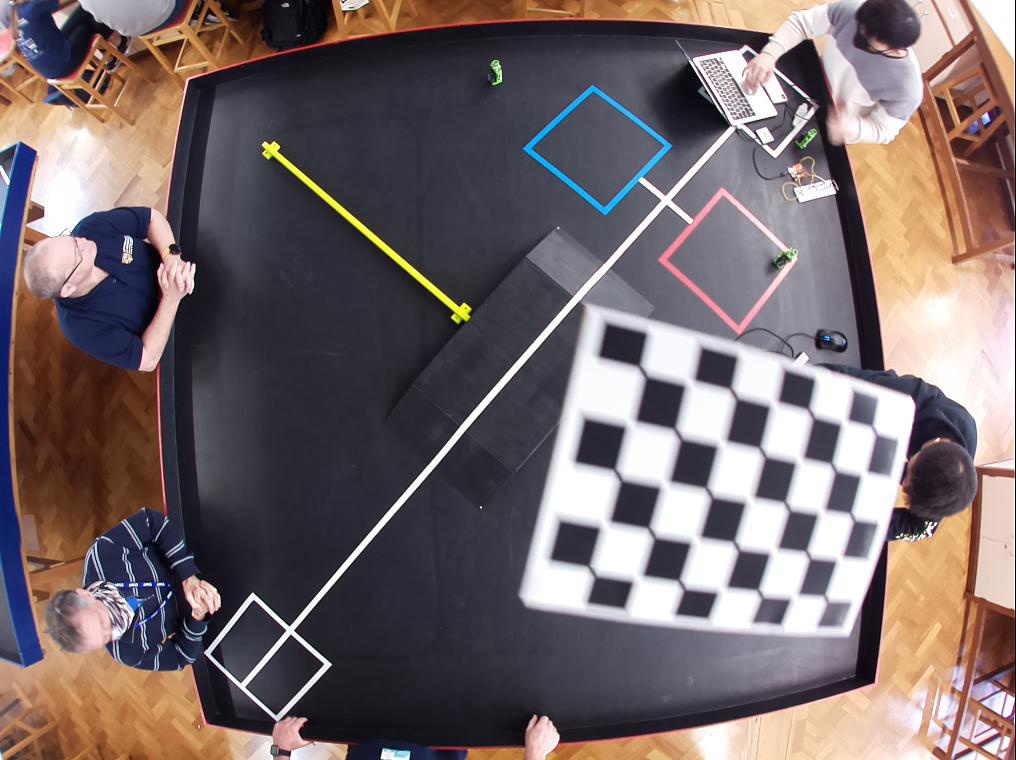
#> input picture camera/calibrate/frame1.jpg, 1016 x 760 px
$ python find_contours.py   (older library calls are emulated)
#> lines starting #> are read from the running program, lines starting #| are printed output that depends on the picture; after the words box and inside, x2 and y2 are one past the last pixel; in counts of white or black regions, pixels touching at a corner belong together; pictures that were not available may be replaced by others from this repository, and a replacement may not be noted
import cv2
import numpy as np
import keyboard
import glob

DIM=(1016, 760)
K=np.array([[617.0246864588934, 0.0, 498.84953870958276], [0.0, 620.5390466649645, 395.6528980159782], [0.0, 0.0, 1.0]])
D=np.array([[0.15842294486041952], [-0.8060115044560319], [1.463190158015197], [-0.9325973032567597]])

def undistort(img):
	h,w = img.shape[:2]
#> h = 760; w = 1016

	diml = img.shape[:2][::-1]
#> diml = (1016, 760)

	assert diml[0] / diml[1] == DIM[0] / DIM[1]

	dim2 = diml
#> dim2 = (1016, 760)

	dim3 = diml
#> dim3 = (1016, 760)

	scaled_K = K * diml[0] / DIM[0]
	scaled_K[2][2] = 1.0

	balance = 0.0

	new_K = cv2.fisheye.estimateNewCameraMatrixForUndistortRectify(scaled_K, D, dim2, np.eye(3), balance=balance)
	map1, map2 = cv2.fisheye.initUndistortRectifyMap(scaled_K, D, np.eye(3), new_K, dim3, cv2.CV_16SC2)
	undistorted_img = cv2.remap(img, map1, map2, interpolation=cv2.INTER_LINEAR, borderMode=cv2.BORDER_CONSTANT)
#> img is the input picture: shape (760, 1016, 3); mean B, G, R 105.6, 104.6, 117.4

	return undistorted_img

def isolateCenter(img):
	img = undistort(img)

	box = np.array([
            [[201,735]],
            [[178,76]],
            [[813,36]],
            [[878,705]]
        ])

	src_pts = box.astype("float32")

	width = (int)(((201-878)**2 + (735-705)**2)**0.5)
	height = (int)(((201-178)**2 + (735-76)**2)**0.5)

	dst_pts = np.array([[0, height-1],
                        [0, 0],
                        [width-1, 0],
                        [width-1, height-1]], dtype="float32")

	M = cv2.getPerspectiveTransform(src_pts, dst_pts)
	warped = cv2.warpPerspective(img, M, (width, height))

	return(warped)


def isInAllQuater(contour):
	#print(contour)
	Quarter = 0
	Truth = [False, False, False, False]

	for i in range(4):
		if contour[i][0][0] > 508:
			Quarter = 2
		else:
			Quarter = 0

		if contour[i][0][1] > 380:
			Quarter += 1
		Truth[Quarter] = True

	print(Truth)

	return True

	if Truth.__contains__(False):
		return False

	return True

def findContors(img):
	#img = undistort(img)
	img = isolateCenter(img)

	imgB = cv2.cvtColor(img,cv2.COLOR_BGR2GRAY)

	imgBlur = cv2.GaussianBlur(imgB , (3,3) , 0)

	imgEdge = cv2.Canny(image = imgBlur, threshold1=0, threshold2=255)
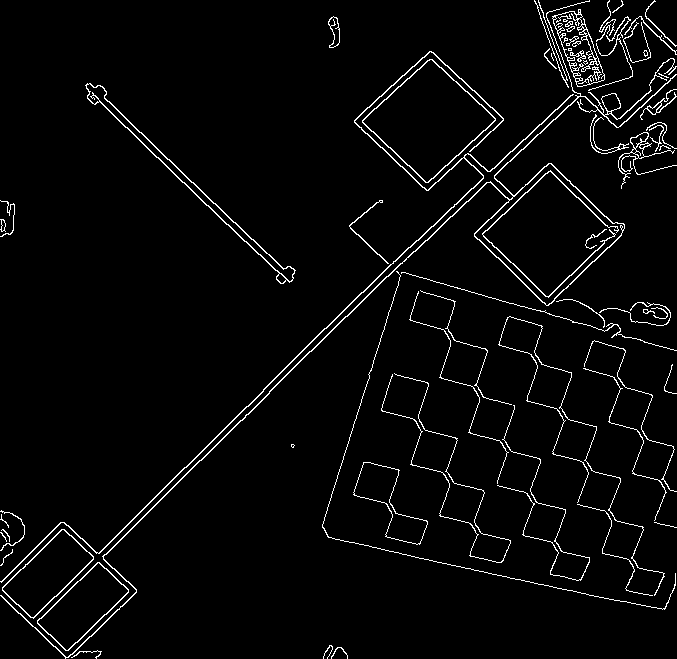
#> imgEdge: shape (659, 677); 3.3% white in thin lines or dots

	contours, heirachy = cv2.findContours(imgEdge,cv2.RETR_TREE,cv2.CHAIN_APPROX_NONE)
#> contours = 137 contours, 88 with area under 20; largest, box (x1, y1, x2, y2) and area: (0, 0, 677, 659) 11976, (474, 163, 625, 306) 10644, (362, 59, 496, 183) 8538, (362, 59, 496, 183) 8295, (2, 529, 94, 619) 3814

	polyContours = []

	max = 0
	cont = []

	for i in range(len(contours)):
		if heirachy[0][i][2] > max:
			max = heirachy[0][i][2]

		if heirachy[0][i][3] < 0:
			polyContours.append(contours[i])
#> this loop made 137 passes
#> after the loop, max = 133; polyContours = 56 contours, 28 with area under 20; largest, box (x1, y1, x2, y2) and area: (0, 0, 677, 659) 11976, (362, 59, 496, 183) 8538, (2, 529, 94, 619) 3814, (37, 562, 129, 651) 3752, (353, 462, 428, 545) 2224

	for i in range(len(contours)):
	 	M = cv2.moments(contours[i])
	 	if M['m00'] != 0.0:
	 		img = cv2.circle(img, (int(M['m10']/M['m00']),int(M['m01']/M['m00'])), radius=5, color=(0, 0, 255), thickness=-1)
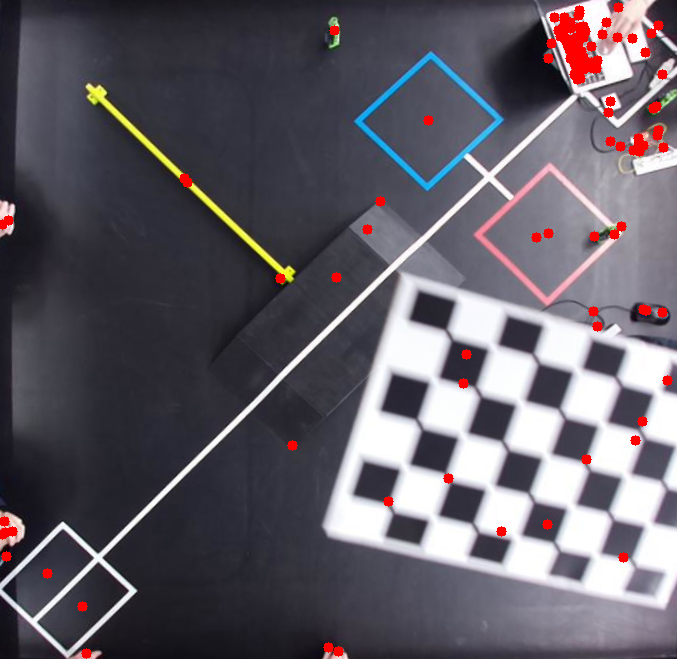
#> img: shape (659, 677, 3); mean B, G, R 101.5, 92.6, 97.9

	# [5 lines of commented-out code are left out]

	cv2.imshow("contour",cv2.drawContours(img, contours, -1 , (0,255,75), 2))
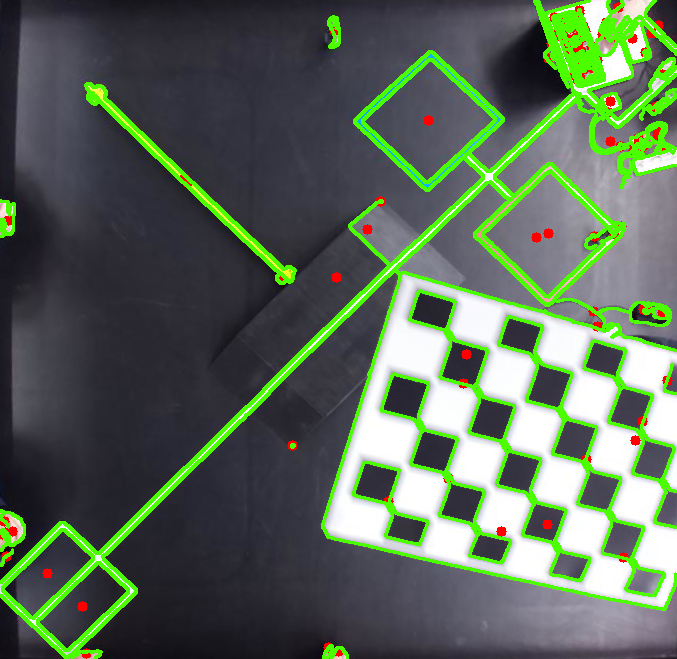
#> window 'contour': shape (659, 677, 3); mean B, G, R 87.5, 105.6, 89.6


images = glob.glob('D:/George/Documents/GitHub/IDP_M201/camera/calibrate/*.jpg')

for frame in images:
    findContors(cv2.imread(frame))
    cv2.waitKey(0)
#> pass 2 of the loop `for frame in images:`:
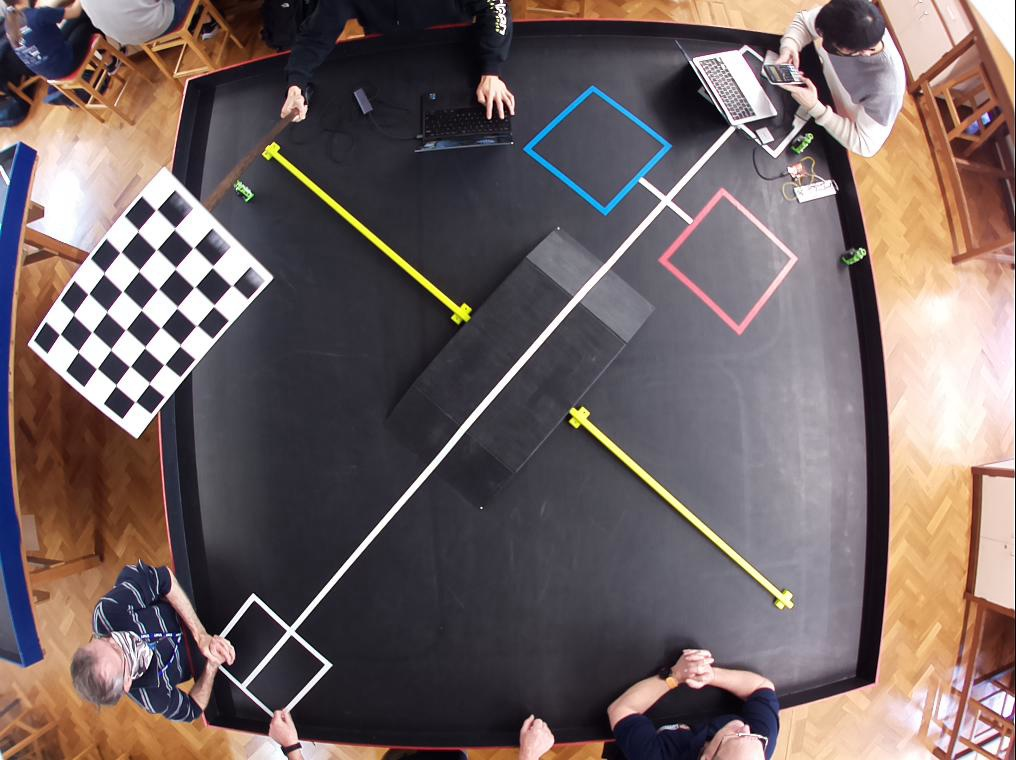
#> input picture camera/calibrate/frame10.jpg, 1016 x 760 px
#> in undistort, img is the input picture: shape (760, 1016, 3); mean B, G, R 98.6, 99.4, 113.3
#> in findContors (call 2), `imgEdge = cv2.Canny(image = imgBlur, threshold1=0, threshold2=255)`:
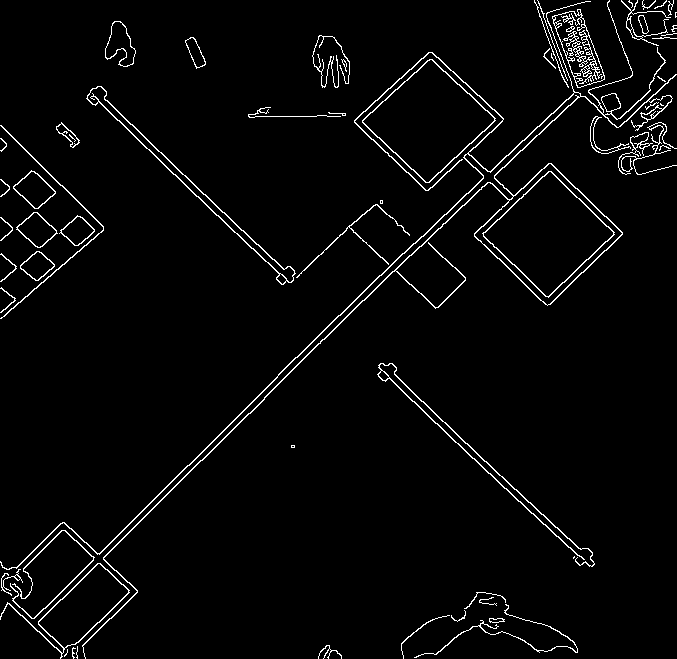
#> imgEdge: shape (659, 677); 3.1% white in thin lines or dots
#> contours = 140 contours, 84 with area under 20; largest, box (x1, y1, x2, y2) and area: (0, 0, 677, 659) 12942, (474, 163, 623, 306) 10592, (362, 59, 496, 183) 8539, (482, 171, 615, 298) 8521, (362, 59, 495, 183) 8297
#> the loop in findContors (call 2), `for i in range(len(contours)):` made 140 passes
#> after the loop in findContors (call 2), `for i in range(len(contours)):`: max = 134; polyContours = 60 contours, 31 with area under 20; largest, box (x1, y1, x2, y2) and area: (0, 0, 677, 659) 12942, (362, 59, 496, 183) 8539, (0, 563, 130, 659) 3764, (86, 86, 296, 285) 2170, (552, 9, 605, 88) 2168
#> in findContors (call 2), `cv2.imshow("contour",cv2.drawContours(img, contours, -1 , (0,255,75), ..`:
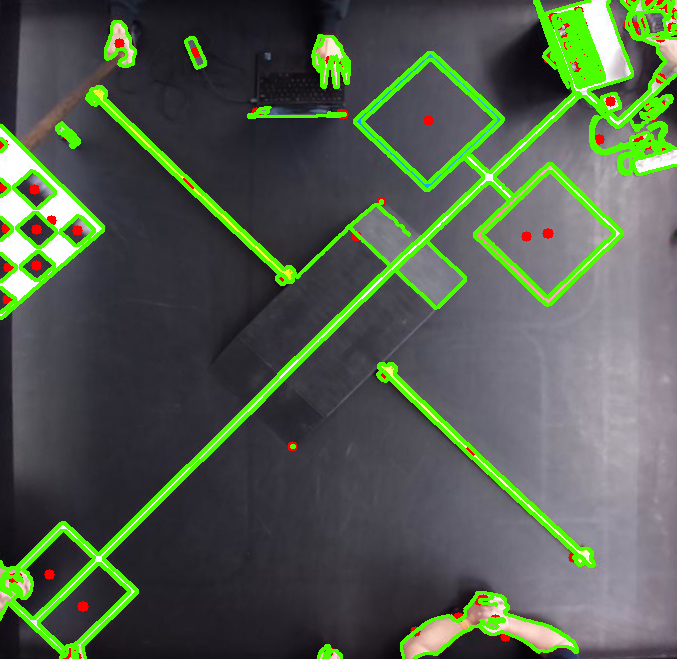
#> window 'contour': shape (659, 677, 3); mean B, G, R 78.2, 94.4, 82
#> pass 3 of the loop `for frame in images:`:
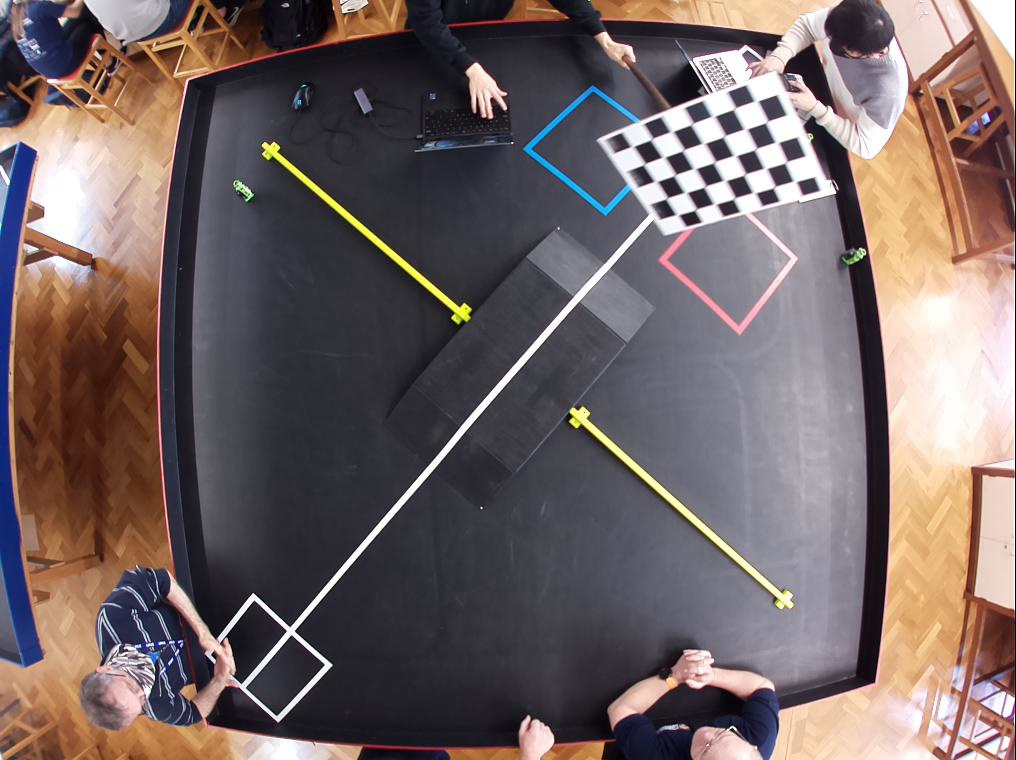
#> input picture camera/calibrate/frame11.jpg, 1016 x 760 px
#> in undistort, img is the input picture: shape (760, 1016, 3); mean B, G, R 100.3, 100.8, 114.6
#> in findContors (call 3), `imgEdge = cv2.Canny(image = imgBlur, threshold1=0, threshold2=255)`:
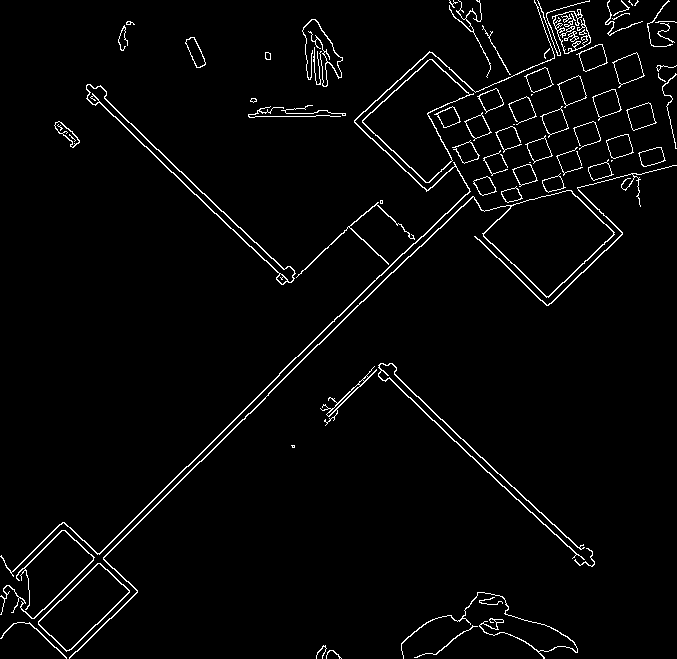
#> imgEdge: shape (659, 677); 2.8% white in thin lines or dots
#> contours = 142 contours, 69 with area under 20; largest, box (x1, y1, x2, y2) and area: (69, 190, 615, 659) 8284, (483, 190, 614, 297) 7632, (362, 59, 474, 183) 6202, (362, 59, 470, 183) 5994, (38, 563, 130, 652) 3746
#> the loop in findContors (call 3), `for i in range(len(contours)):` made 142 passes
#> after the loop in findContors (call 3), `for i in range(len(contours)):`: max = 124; polyContours = 81 contours, 38 with area under 20; largest, box (x1, y1, x2, y2) and area: (69, 190, 615, 659) 8284, (362, 59, 474, 183) 6202, (38, 563, 130, 652) 3746, (86, 84, 296, 285) 2210, (0, 0, 555, 577) 677
#> in findContors (call 3), `cv2.imshow("contour",cv2.drawContours(img, contours, -1 , (0,255,75), ..`:
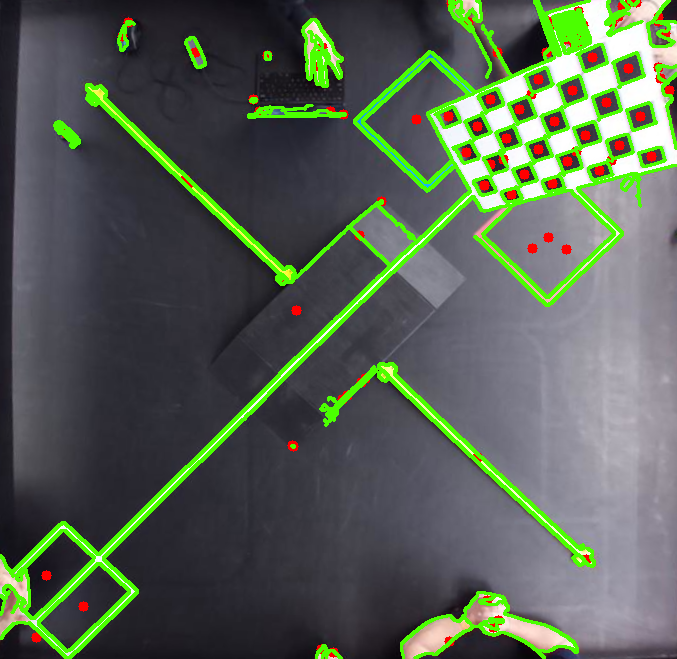
#> window 'contour': shape (659, 677, 3); mean B, G, R 84, 98.3, 86.6


# Create VideoCapture object and read from camera address
cam = cv2.VideoCapture("http://localhost:8081/stream/video.mjpeg")

# Check if camera is opened successfully
if (cam.isOpened() == False):
	print("Error opening video stream")

count = 0
# Read until video is completed
while cam.isOpened():
	# Capture frame-by-frame
	ret, frame = cam.read()
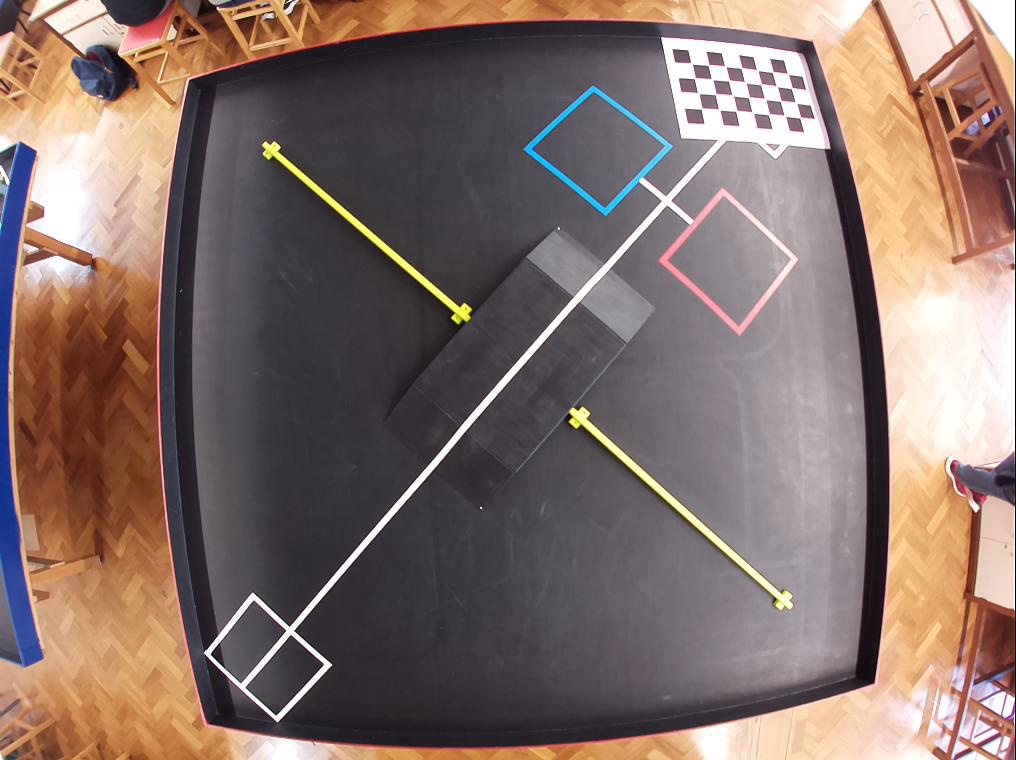
#> input picture camera/alt_photos_for_calib/frame1.jpg, 1016 x 760 px, given in place of video.mjpeg, which was not available
#> frame is the input picture: shape (760, 1016, 3); mean B, G, R 106.4, 112.6, 132
	if ret == True:

		ret = findContors(frame)
#> in findContors (call 4), `imgEdge = cv2.Canny(image = imgBlur, threshold1=0, threshold2=255)`:
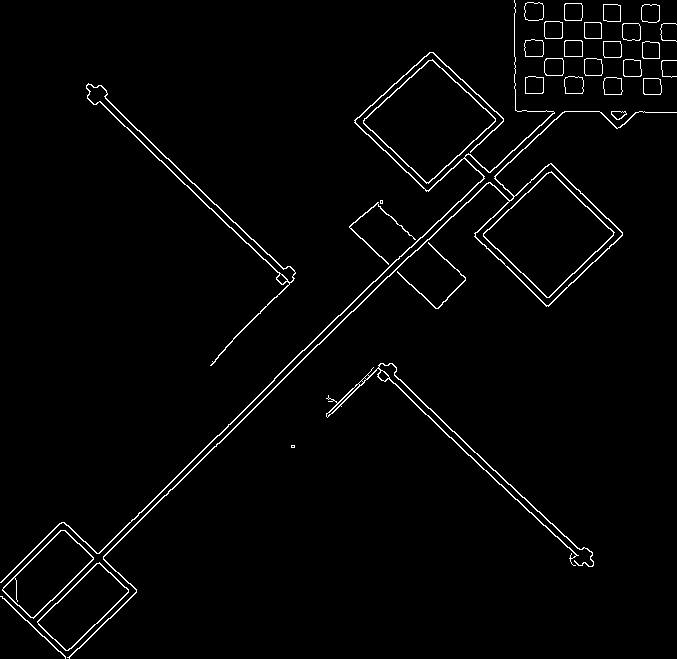
#> imgEdge: shape (659, 677); 2.1% white in thin lines or dots
#> in findContors (call 4), `contours, heirachy = cv2.findContours(imgEdge,cv2.RETR_TREE,cv2.CHAIN_..`: contours = 68 contours, 10 with area under 20; largest, box (x1, y1, x2, y2) and area: (67, 111, 677, 659) 11453, (475, 163, 623, 306) 10588, (363, 59, 496, 184) 8530, (483, 171, 615, 298) 8518, (363, 60, 496, 183) 8290
#> the loop in findContors (call 4), `for i in range(len(contours)):` made 68 passes
#> after the loop in findContors (call 4), `for i in range(len(contours)):`: max = 66; polyContours = 33 contours, 4 with area under 20; largest, box (x1, y1, x2, y2) and area: (67, 111, 677, 659) 11453, (363, 59, 496, 184) 8530, (2, 530, 94, 619) 3782, (37, 562, 129, 651) 3736, (86, 83, 296, 366) 2310
#> after the loop in findContors (call 4), `for i in range(len(contours)):`:
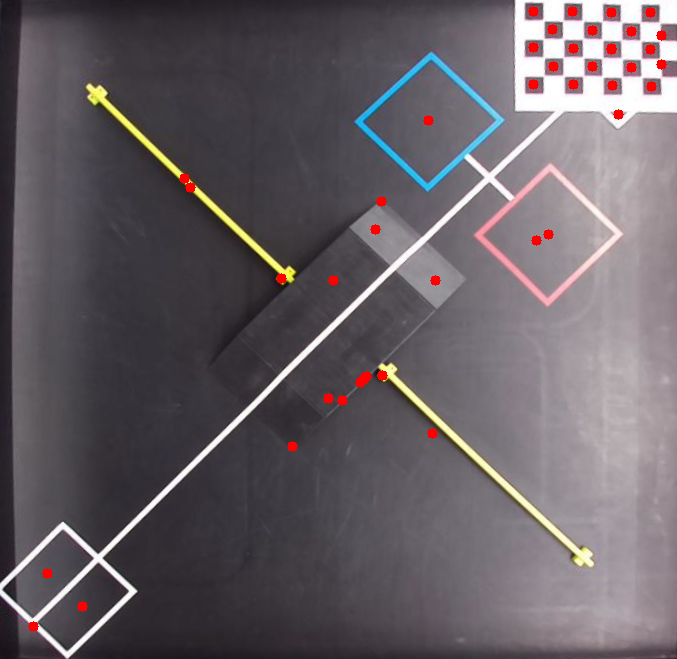
#> img: shape (659, 677, 3); mean B, G, R 101.1, 95.7, 103.1
#> in findContors (call 4), `cv2.imshow("contour",cv2.drawContours(img, contours, -1 , (0,255,75), ..`:
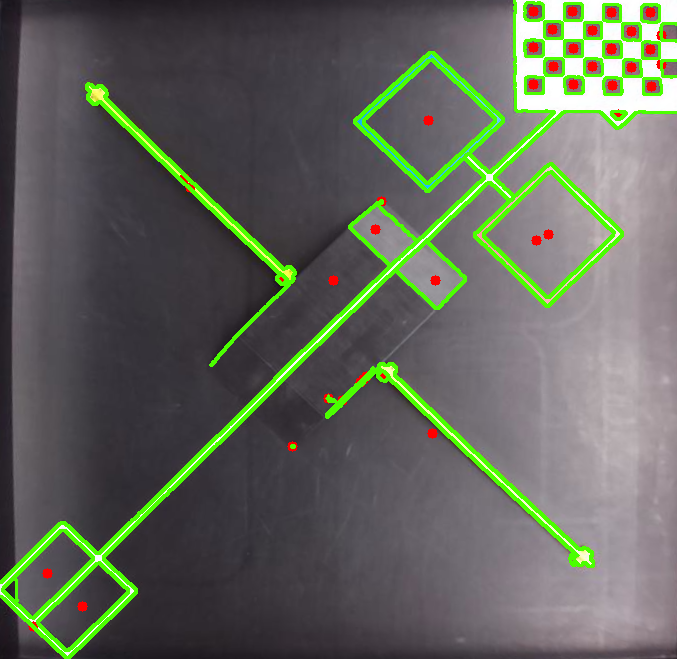
#> window 'contour': shape (659, 677, 3); mean B, G, R 91.4, 102.3, 97.5
		cv2.waitKey(1)

		#Display the resulting frame
		#cv2.imshow("undistorted",undistort(frame))
		# Press Q on keyboard to exit

		if keyboard.is_pressed('q'):
#> (key q is pressed here)
			break

		# Press S to save frame
		if keyboard.is_pressed('s'):
			count += 1
			cv2.imwrite("frame%d.jpg" % count, frame)

	# Break the loop
	else:
		print("Failed to read camera")
		break

# When everything done, release the video capture object
cam.release()

# Close all the frames
cv2.destroyAllWindows()

'References: https://www.geeksforgeeks.org/camera-calibration-with-python-opencv/'
'https://medium.com/@kennethjiang/calibrate-fisheye-lens-using-opencv-333b05afa0b0'
